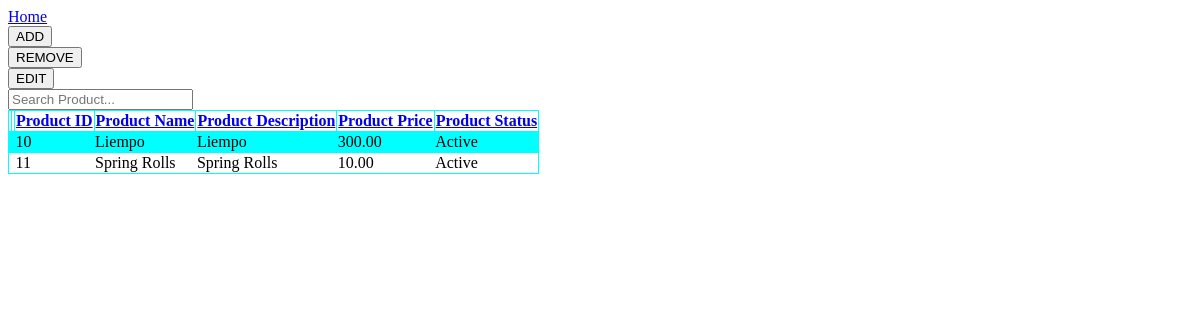
Before: /product.php with the older database file.
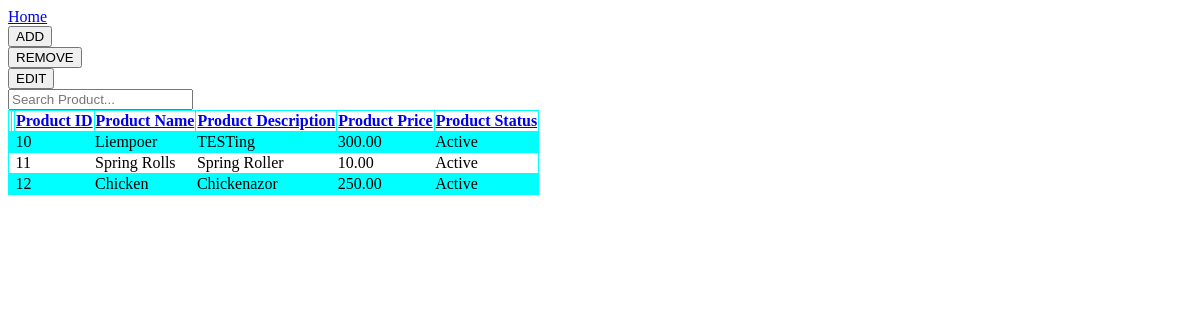
After: the same page with the newer database file.
### tables this page shows
CREATE TABLE `product` (
  `product_ID` int(11) NOT NULL,
  `product_name` varchar(50) NOT NULL,
  `product_description` varchar(100) DEFAULT NULL,
  `product_price` decimal(10,2) DEFAULT NULL,
  `product_status` enum('Active','Inactive') DEFAULT 'Active'
);

### product.php (the view, shortened to what this page needs)
<!DOCTYPE html>
<html>
    <head>
    </head>
    <body>
        <a href="index.php">Home</a>
        <br>
        <button onclick="showAdd()">ADD</button>
        <form method="post">
            <button id="remover" name="removeButton" value="product">REMOVE</button>
        </form>
        <form method="post">
            <button id="editor" name="editButton" value="product">EDIT</button>
        </form>
        <input onkeyup="filterTable()" id="search" type="text" placeholder="Search Product...">
        <br>
    </body>
</html>
<?php
    $conn = mysqli_connect("localhost","root","","mamaflors");
    if($conn->connect_error){
        die("ERROR". $conn->connect_error);
    }
    else{
        $sql = "SELECT * FROM product";
        $result = $conn->query($sql);
        $row = $result->fetch_all(MYSQLI_ASSOC);
        if(sizeof($row) > 0){
            echo "
                <table id='table'>
                    <tr>
                        <th></th>
                        <th></th>
                        <th><a href='?sort=product_ID'>Product ID</a></th>
                        <th><a href='?sort=product_name'>Product Name</a></th>
                        <th><a href='?sort=product_description'>Product Description</a></th>
                        <th><a href='?sort=product_price'>Product Price</a></th>
                        <th><a href='?sort=product_status'>Product Status</a></th>
                    </tr>";
            for($x = 0; $x < sizeof($row); $x++){
                echo "<tr>
                        <td>
                            <form method='get'>
                                <input type='hidden' value='".($row[$x]['product_ID'])."' name='edit'>
                                <button class='edit-row' id='edit-row$x' type='submit'>EDIT</button>
                            </form>
                        </td>
                        <td><form method='get' action='remove.php'>
                                <input type='hidden' value='".($row[$x]['product_ID'])."' name='removeID'>
                                <input type='hidden' value='product' name='tableName'>
                                <input type='hidden' value='product_ID' name='columnName'>
                                <button class='remove-row' id='remove-row$x' name='remove'>Remove</button>
                            </form>
                        </td>
                        <td>".$row[$x]["product_ID"]."</td>
                        <td>".$row[$x]['product_name']."</td>
                        <td>".$row[$x]['product_description']."</td>
                        <td>".$row[$x]['product_price']."</td>
                        <td>".$row[$x]['product_status']."</td>
                    </tr>";
            }
            echo "</table>";
        }
        else{
            echo "EMPTY DATABASE";
        }
    }
?>

Changed rows visible on the page:
changed product id 10: product_name "Liempo" → "Liempoer"; product_description "Liempo" → "TESTing"
changed product "Spring Rolls": product_description "Spring Rolls" → "Spring Roller"
added product: product_ID "12", product_name "Chicken", product_description "Chickenazor", product_price "250.00", product_status "Active"
